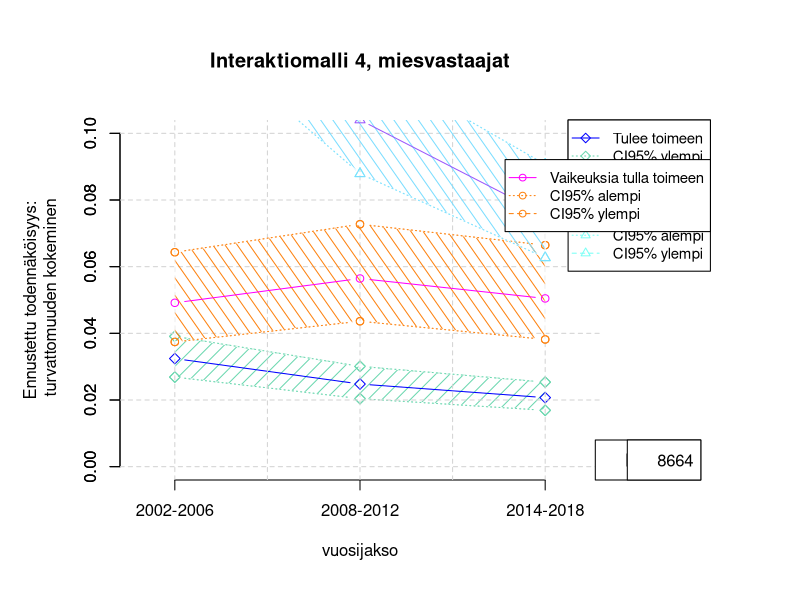
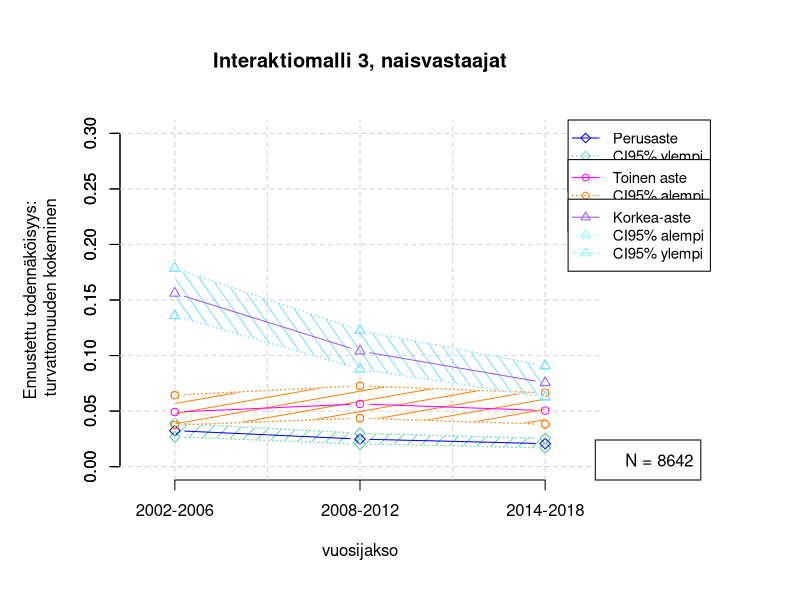

Write R code to recreate these figures, in order.



#Vuosimuuttujan muodostaminen:

x <- c(1,2,3)
levels(x) <- c("2002-2006", "2008-2012", "2014-2018")


#Ennustettujen todennäköisyyksien syöttäminen:

#interaktiomalli 1, naiset:

int1nperusmeans <- c(.22783, .22721,.21209)
int1nperuslowers <- c(.21861,.21715,.20038)
int1nperusuppers <- c( .23732,.23759,.22430)

int1ntokameans <- c(.16823,.14673,.14142)
int1ntokalowers <- c(.15955,.13974,.13464)
int1ntokauppers <- c(.17727,.15401,.14848)

int1nkorkmeans<- c(.15211,.10602,.07368)
int1nkorklowers<- c(.14348,.09831,.06740)
int1nkorkuppers <- c(.16116,.11425,.08050)

#interaktiomalli 3, naiset

int3nperusmeans <- c( .23597,.24307,.21147  )
int3nperuslowers <- c( .20930,.21617,.18368 )
int3nperusuppers <- c(  .26467, .27195,.24197 )

int3ntokameans <- c( .16309,.14538,.13910 )
int3ntokalowers <- c( .14219, .12753,.12173 )
int3ntokauppers <- c( .18620,.16511,.15835 )

int3nkorkmeans<- c(.15607,.10403, .07554  )
int3nkorklowers<- c( .13582, .08789,.06268 )
int3nkorkuppers <- c( .17853,.12260,.09070 )

#interaktiomalli 1, miehet:

int1perusmeansm <- c(  0.04316,    0.04301,    0.03952 )
int1peruslowersm <- c( 0.04035,    0.04007,    0.03645  )
int1perusuppersm <- c( 0.04615,    0.04615,    0.04285  )

int1tokameansm <- c( 0.02999,     0.02561,     0.02456  )
int1tokalowersm <- c( 0.02781,     0.02385,     0.02286  )
int1tokauppersm <- c( 0.03233,     0.02751,     0.02638  )

int1korkmeansm <- c( 0.02669,     0.01780,     0.01201  )
int1korklowersm <- c( 0.02458,     0.01618,     0.01080  )
int1korkuppersm <- c(0.02897,     0.01958,     0.01336   )

#interaktiomalli 3, miehet:

int3perusmeansm <- c( .03857,     .04030,     .03294  )
int3peruslowersm <- c( .03218,     .03366,     .02687  )
int3perusuppersm <- c( .04613,     .04815,     .04028  )

int3tokameansm <- c( .02712,      .02396,      .02311  )
int3tokalowersm <- c( .02247,      .02001,      .01927  )
int3tokauppersm <- c( .03268,      .02865,      .02769  )

int3korkmeansm <- c( .02808,      .01688,      .01226  )
int3korklowersm <- c( .02321,      .01369,      .00980  )
int3korkuppersm <- c( .03394,      .02080,      .01532  )


#Interaktiomalli 4, miehet:

int4toimeenmeansm <- c(  .03243,        .02479,        .02071  )
int4toimeenlowersm <- c(  .02687,        .02041,        .01690  )
int4toimeenuppersm <- c( .03909,        .03010,        .02536   )

int4vaikmeansm <- c( .04916,                   .05645,                   .05047   )
int4vaiklowersm <- c( .03742,                   .04363,                   .03817   )
int4vaikuppersm <- c( .06433,                   .07273,                   .06646   )


Nint4m <- 8664

#Interaktiomalli 6, miehet:

int6toimeenmeansm <- c( .02951,        .02317,        .01893   )
int6toimeenlowersm <- c( .02488,        .01956,        .01590   )
int6toimeenuppersm <- c( .03495,        .02744,        .02252   )

int6vaikmeansm <- c( .04593,                   .05255,                   .04629   )
int6vaiklowersm <- c( .03706,                   .04292,                   .03705   )
int6vaikuppersm <- c( .05675,                   .06410,                   .05764   )


Nint6m <- 8157

#Interaktiomalli 4, naiset:

int4toimeenmeansn <- c(    )
int4toimeenlowersn <- c(    )
int4toimeenuppersn <- c(    )

int4vaikmeansn <- c(    )
int4vaiklowersn <- c(    )
int4vaikuppersn <- c(    )

Nint4n <- 9165

#Interaktiomalli 6, naiset:

int6toimeenmeansn <- c(    )
int6toimeenlowersn <- c(    )
int6toimeenuppersn <- c(    )

int6vaikmeansn <- c(    )
int6vaiklowersn <- c(    )
int6vaikuppersn <- c(    )

Nint6n <- 8606


#TÄSTÄ ETEENPÄIN SYÖTETÄÄN PIIRTURIIN MUUTTUJIA:

# warnings()

#################################################

#means y3
y3 <- int4toimeenmeansm
#lowers y2
y2 <- int4toimeenlowersm
#uppers y1
y1 <- int4toimeenuppersm

y4 <- int4vaikmeansm
y5 <- int4vaiklowersm
y6 <- int4vaikuppersm
  
y7 <- int3nkorkmeans
y8 <- int3nkorklowers
y9 <- int3nkorkuppers


dev.off()

########### MIESVASTAAJIEN SKAALA: #############

#par(oma=c(2,2,2,2))
par(mar=c(6,6,6,10))
# plottaus alkaa
plot(x, y2, type = "b", pch=5, frame = FALSE, lty= 3, lwd=1,
     col = "#6BD7AF", xlab = "vuosijakso", ylab = "Ennustettu todennäköisyys:\n turvattomuuden kokeminen", main = "Interaktiomalli 4, miesvastaajat", xlim = c(0.8,3.2),ylim=c(0,0.1), xaxt="n")
axis(1, at = c(1,2,3), labels=levels(x))
axis(2, at=seq(0,0.1,by=0.02))
#title(ylab="Ennustettu todennäköisyys:\n turvattomuuden kokeminen", line=2, cex.lab=1.2)
# Add a second line
lines(x, y1, col = "#6BD7AF", type = "b", pch=5, lty = 2, lwd=1)
polygon(c(x, rev(x)), c(y2, rev(y1)),
        col = "#6BD7AF",
        density = 10, angle = 45, border=0)
lines(x, y1, col = "#6BD7AF", type = "b", pch=5, lty = 3, lwd=1)
lines(x, y2, col = "#6BD7AF", type = "b", pch=5, lty = 3, lwd=1)
lines(x, y3, pch = 5, col = "blue", type = "b", lty = 1)



grid(nx = NULL,
     ny = NULL,
     lty = 2, col = "lightgray", lwd = 1)

#lisätään toinen aste
#värejä esim "#3CC3BD" "#FD8210"
lines(x, y5, col = "#FD8210", type = "b", pch=1, lty = 3, lwd=1)
lines(x, y6, col = "#FD8210", type = "b", pch=1, lty = 3, lwd=1)
polygon(c(x, rev(x)), c(y5, rev(y6)),
        col = "#FD8210",
        density = 10, angle = 125, border=0)
lines(x, y5, col = "#FD8210", type = "b", pch=1, lty = 3, lwd=1)
lines(x, y6, col = "#FD8210", type = "b", pch=1, lty = 3, lwd=1)
lines(x, y4, pch = 1, col = "#FF00FF", type = "b", lty = 1)


#lisätään kolmas aste
lines(x, y8, col = "#7bfff5", type = "b", pch=2, lty = 3, lwd=1)
lines(x, y9, col = "#7bfff5", type = "b", pch=2, lty = 3, lwd=1)

polygon(c(x, rev(x)), c(y8, rev(y9)),
        col = "#7bddff",
        density = 10, angle = 125, border=0)

lines(x, y8, col = "#7bddff", type = "b", pch=2, lty = 3, lwd=1)
lines(x, y9, col = "#7bddff", type = "b", pch=2, lty = 3, lwd=1)
lines(x, y7, col = "#9b58fc", type = "b", pch=2, lty = 1, lwd=1)

# Legend
legend("topright", inset=c(-0.23,0), xpd=TRUE, legend=c("Perusaste", "CI95% ylempi", "CI95% alempi"),
       col=c("blue", "#6BD7AF", "#6BD7AF"), lty = c(1,3,2), pch=5, cex=0.9)
legend("topright", inset=c(-0.23,0.11), xpd=TRUE, legend=c("Toinen aste", "CI95% alempi", "CI95% ylempi"),
       col=c("#FF00FF", "#FD8210", "#FD8210"), lty = c(1,3,2), pch=1, cex=0.9)
legend("topright", inset=c(-0.23,0.22), xpd=TRUE, legend=c("Korkea-aste", "CI95% alempi", "CI95% ylempi"),
       col=c("#9b58fc", "#7bfff5", "#7bfff5"), lty = c(1,3,2), pch=2, cex=0.9)
#legend("topright", inset=c(-0.23,0.34), xpd=TRUE, legend="(N = 8188)")

legend("bottomright",inset=c(-0.21,0), xpd=TRUE, legend="N = 8706")

################################################

#legend toimeentulon mukaan
legend("topright", inset=c(-0.23,0), xpd=TRUE, legend=c("Tulee toimeen", "CI95% ylempi", "CI95% alempi"),
       col=c("blue", "#6BD7AF", "#6BD7AF"), lty = c(1,3,2), pch=5, cex=0.9)
legend("topright", inset=c(-0.23,0.11), xpd=TRUE, legend=c("Vaikeuksia tulla toimeen", "CI95% alempi", "CI95% ylempi"),
       col=c("#FF00FF", "#FD8210", "#FD8210"), lty = c(1,3,2), pch=1, cex=0.9)
legend("bottomright",inset=c(-0.21,0), xpd=TRUE, legend=Nint4m)




dev.off()

########### NAISVASTAAJIEN SKAALA:   ###########

#par(oma=c(2,2,2,2))
par(mar=c(6,6,6,10))
# plottaus alkaa
plot(x, y2, type = "b", pch=5, frame = FALSE, lty= 3, lwd=1,
     col = "#6BD7AF", xlab = "vuosijakso", ylab = "Ennustettu todennäköisyys:\n turvattomuuden kokeminen", main = "Interaktiomalli 3, naisvastaajat", xlim = c(0.8,3.2),ylim=c(0,0.3), xaxt="n")
axis(1, at = c(1,2,3), labels=levels(x))
axis(2, at=seq(0,0.3,by=0.05))
#title(ylab="Ennustettu todennäköisyys:\n turvattomuuden kokeminen", line=2, cex.lab=1.2)
# Add a second line
lines(x, y1, col = "#6BD7AF", type = "b", pch=5, lty = 2, lwd=1)
polygon(c(x, rev(x)), c(y2, rev(y1)),
        col = "#6BD7AF",
        density = 10, angle = 45, border=0)
lines(x, y1, col = "#6BD7AF", type = "b", pch=5, lty = 3, lwd=1)
lines(x, y2, col = "#6BD7AF", type = "b", pch=5, lty = 3, lwd=1)
lines(x, y3, pch = 5, col = "blue", type = "b", lty = 1)



grid(nx = NULL,
     ny = NULL,
     lty = 2, col = "lightgray", lwd = 1)

#lisätään toinen aste
#värejä esim "#3CC3BD" "#FD8210"
lines(x, y5, col = "#FD8210", type = "b", pch=1, lty = 3, lwd=1)
lines(x, y6, col = "#FD8210", type = "b", pch=1, lty = 3, lwd=1)
polygon(c(x, rev(x)), c(y5, rev(y6)),
        col = "#FD8210",
        density = 10, angle = 10, border=0)
lines(x, y5, col = "#FD8210", type = "b", pch=1, lty = 3, lwd=1)
lines(x, y6, col = "#FD8210", type = "b", pch=1, lty = 3, lwd=1)
lines(x, y4, pch = 1, col = "#FF00FF", type = "b", lty = 1)


#lisätään kolmas aste
lines(x, y8, col = "#7bfff5", type = "b", pch=2, lty = 3, lwd=1)
lines(x, y9, col = "#7bfff5", type = "b", pch=2, lty = 3, lwd=1)

polygon(c(x, rev(x)), c(y8, rev(y9)),
        col = "#7bddff",
        density = 10, angle = 125, border=0)

lines(x, y8, col = "#7bddff", type = "b", pch=2, lty = 3, lwd=1)
lines(x, y9, col = "#7bddff", type = "b", pch=2, lty = 3, lwd=1)
lines(x, y7, col = "#9b58fc", type = "b", pch=2, lty = 1, lwd=1)

# Legend
legend("topright", inset=c(-0.23,0), xpd=TRUE, legend=c("Perusaste", "CI95% ylempi", "CI95% alempi"),
       col=c("blue", "#6BD7AF", "#6BD7AF"), lty = c(1,3,2), pch=5, cex=0.9)
legend("topright", inset=c(-0.23,0.11), xpd=TRUE, legend=c("Toinen aste", "CI95% alempi", "CI95% ylempi"),
       col=c("#FF00FF", "#FD8210", "#FD8210"), lty = c(1,3,2), pch=1, cex=0.9)
legend("topright", inset=c(-0.23,0.22), xpd=TRUE, legend=c("Korkea-aste", "CI95% alempi", "CI95% ylempi"),
       col=c("#9b58fc", "#7bfff5", "#7bfff5"), lty = c(1,3,2), pch=2, cex=0.9)
legend("bottomright",inset=c(-0.21,0), xpd=TRUE, legend="N = 8642")


#####################################################

dev.off()






par(plot.new())


warnings()